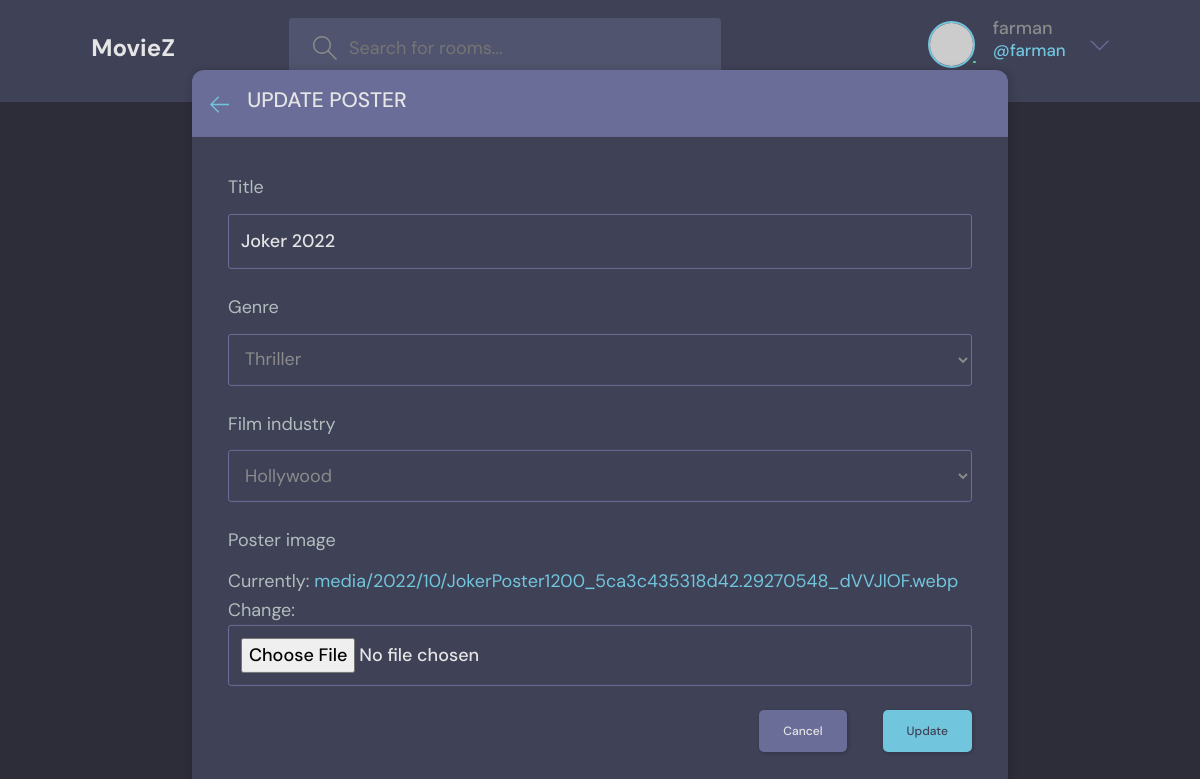
The page /update-poster/12/ (signed in) on the database its author committed.
### accounts/models.py (models this page shows, shortened)
class User(AbstractUser):
    ROLE_CHOICES = [
        ('member', 'Member'),
        ('admin', 'Admin')
    ]
    email = models.EmailField(unique=True, null=True)
    role = models.CharField(max_length= 30, choices = ROLE_CHOICES, default='member')
    USERNAME_FIELD = 'email'
    REQUIRED_FIELDS = []

### base/models.py (models this page shows, shortened)
class MoviePoster(models.Model):
    GENRE_CHOICES = [
        ('action', 'Action'),
        ('comedy', 'Comedy'),
        ('drama', 'Drama'),
        ('horror', 'Horror'),
        ('romance', 'Romance'),
        ('thriller', 'Thriller'),
        ('sports', 'Sports'),
        ('adventure', 'Adventure'),
    ]
    FILM_INDUSTRY_CHOICES = [
        ('bollywood',"Bollywood"),
        ('hollywood','Hollywood'),
        ('tollywood','Tollywood'),
        ('webseries','Webseries'),
    ]
    member = models.ManyToManyField(User, blank=True)
    author = models.ForeignKey(User, null= True, on_delete = models.SET_NULL,related_name="author",)
    title = models.CharField(max_length = 200, null=True)
    genre = models.CharField(max_length = 30, choices = GENRE_CHOICES, blank = True, null = True)
    film_industry = models.CharField(max_length = 30, choices = FILM_INDUSTRY_CHOICES, null=True, blank = True)
    poster_image = models.ImageField(upload_to = 'media/%Y/%m/')
    created_at = models.DateTimeField(auto_now_add = True)
    updated_at = models.DateTimeField(auto_now = True)
    class Meta:
        ordering = ['-created_at']

### base/views.py (the view, shortened to what this page needs)
# urls.py: path('update-poster/<str:id>/', views.updatePoster, name="update-poster"),
@login_required(login_url="login")
def updatePoster(request,id):
    poster = MoviePoster.objects.get(pk=id)
    form = PosterForm(instance=poster)
    data={
        'form':form,
        'poster':poster,
    }
    return render(request,'base/update-poster.html',data)

### base/forms.py
class PosterForm(ModelForm):
    class Meta:
        model = MoviePoster
        fields = '__all__'
        exclude = ['author','member']

### templates/base/update-poster.html (shortened to what this page needs)
{% extends 'main.html' %}
{% block content %}
<main class="update-account layout">
    <div class="container">
        <div class="layout__box">
            <div class="layout__boxHeader">
                <div class="layout__boxTitle">
                    <a href="{% url 'posters' %}">
                        <svg version="1.1" xmlns="http://www.w3.org/2000/svg" width="32" height="32"
                            viewBox="0 0 32 32">
                            <title>arrow-left</title>
                            <path
                                d="M13.723 2.286l-13.723 13.714 13.719 13.714 1.616-1.611-10.96-10.96h27.625v-2.286h-27.625l10.965-10.965-1.616-1.607z">
                            </path>
                        </svg>
                    </a>
                    <h3>Update Poster</h3>
                </div>
            </div>
            <div class="layout__body">
                <form class="form" action="{% url 'update-poster' poster.id %}" method="POST" enctype="multipart/form-data">
        {% for field in form %}
          <div class="form__group">
            <label for="{{field.label}}">{{field.label}}</label>
            {{field}}
          </div>
          {% endfor %}
                    <div class="form__action">
                        <a class="btn btn--dark" href="{% url 'posters' %}">Cancel</a>
                        <button class="btn btn--main" type="submit">Update</button>
                    </div>
                </form>
            </div>
        </div>
    </div>
</main>
{% endblock content %}

### templates/inc/header.html (shortened to what this page needs)
{% load static %}
<header class="header header--loggedIn">
    <div class="container">
      <a href="/" class="header__logo">
        <h1>MovieZ</h1>
      </a>
      <form class="header__search" action="{% url 'home' %}" method="GET">
        <label>
          <input name='q' placeholder="Search for rooms..." />
        </label>
      </form>
      <nav class="header__menu">
        {% if request.user.is_authenticated %}
        <div class="header__user">
          <a href="{% url 'user-profile' user.id %}">
            <div class="avatar avatar--medium active">
              <img src="https://randomuser.me/api/portraits/men/37.jpg" />
            </div>
            <p>{{user.username}}<span>@{{user.username}}</span></p>
          </a>
          <button class="dropdown-button">
            <svg version="1.1" xmlns="http://www.w3.org/2000/svg" width="32" height="32" viewBox="0 0 32 32">
              <title>chevron-down</title>
              <path d="M16 21l-13-13h-3l16 16 16-16h-3l-13 13z"></path>
            </svg>
          </button>
        </div>
        {% else %}
        <a href="{% url 'login' %}">
          <img src="{% static 'images/avatar.svg' %}" />
          <p>Login</p>
        </a>
        {% endif %}
      </nav>
    </div>
  </header>

### moviez/static/css/base.css (style rules this page uses)
:root { --primary: #232730; --secondary: #3a3e45; --white: #888787; --accent: #e56237; }
body { background-color: var(--primary); color: #fff; }
a { color: #fff; }
h2, h3 { color: var(--accent); }
main { overflow: hidden; }

### rows shown on the page
User: username "farman"
MoviePoster: form "Joker 2022" "Thriller" "Hollywood"

### other values the page prints
{{ field.label }} "Title" "Genre" "Film industry" "Poster image"
